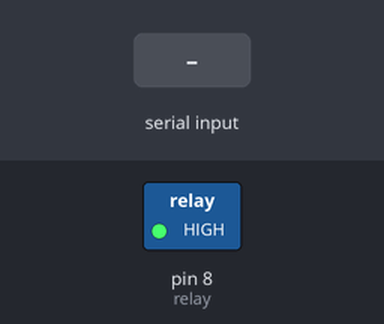
A sketch run on a simulated Arduino Nano, built with avr-gcc and run on an emulated ATmega328P. Shown: switched loads named in the sketch (green lamp = pin HIGH). The test bench sets the inputs (shaded band).

Above: at 1.2 s.
1.3 s: "1" received over Serial
At 2.3 s:
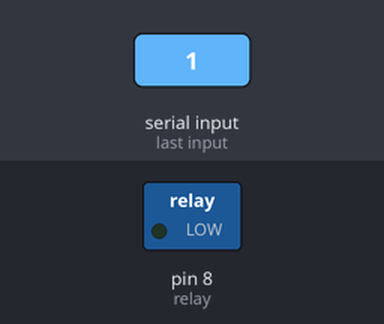
2.8 s: "0" received over Serial
At 3.4 s:
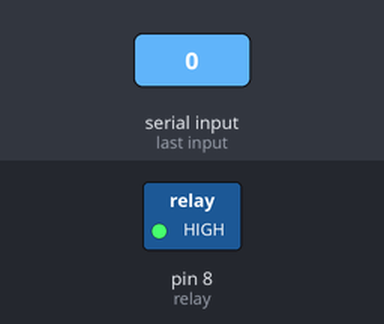
Timing chart, 0 to 5.8 s (numbered marks = the images above; inputs shaded):
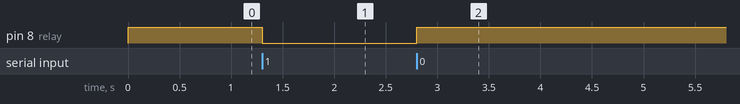

The sketch:

arduino_relay.ino
```cpp
// Relay pin is controlled with D8 pin in Arduino Nano
int relay = 8;

void setup() {
  pinMode(relay, OUTPUT);
  digitalWrite(relay, HIGH); // Ensure relay starts off
  Serial.begin(115200);
}

void loop() {
  if (Serial.available() > 0) { // Check if data is available
    int relayState = Serial.read();

    // Check for ASCII values of '1' and '0'
    if (relayState == '0') {
      digitalWrite(relay, HIGH);
    } else if (relayState == '1') {
      digitalWrite(relay, LOW);
    }
  }
}
```

Measured:
- after the input at 1.3 s, pin 8 (relay): HIGH → LOW at once
- after the input at 2.8 s, pin 8 (relay): LOW → HIGH at once
